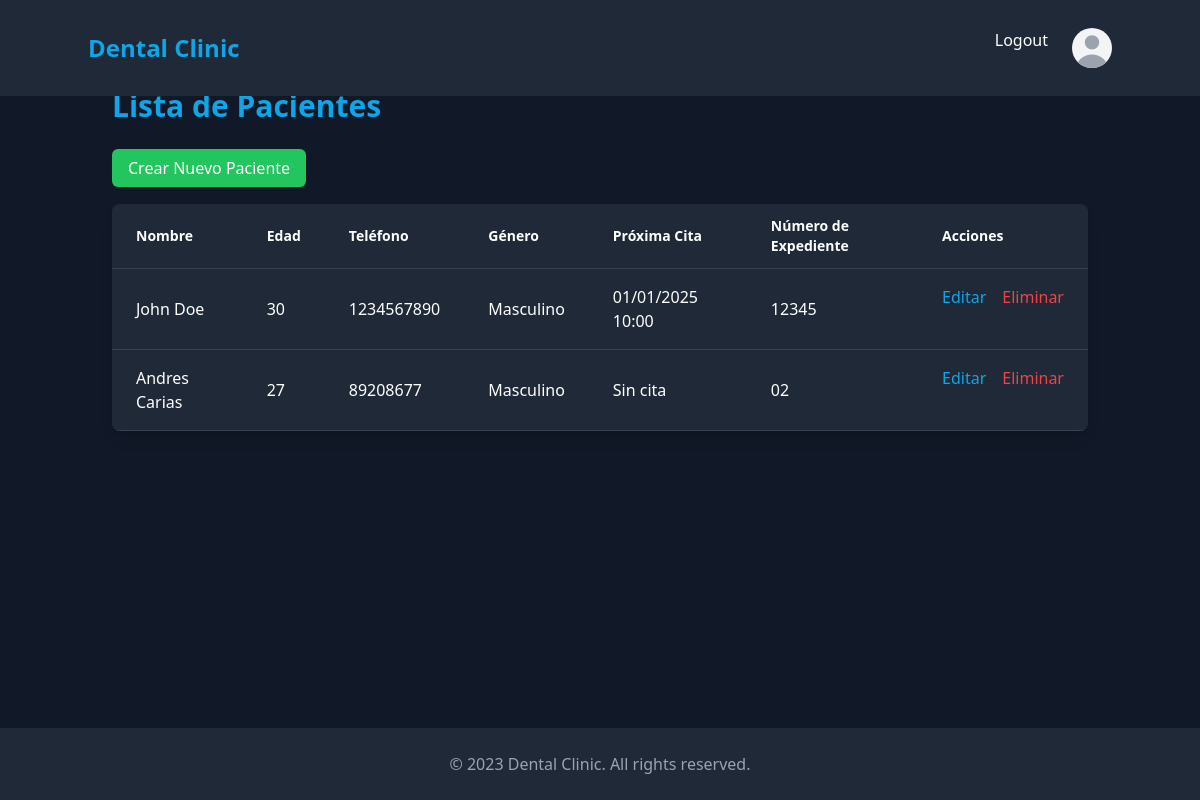
The app's page /patients/ (signed in), older data.
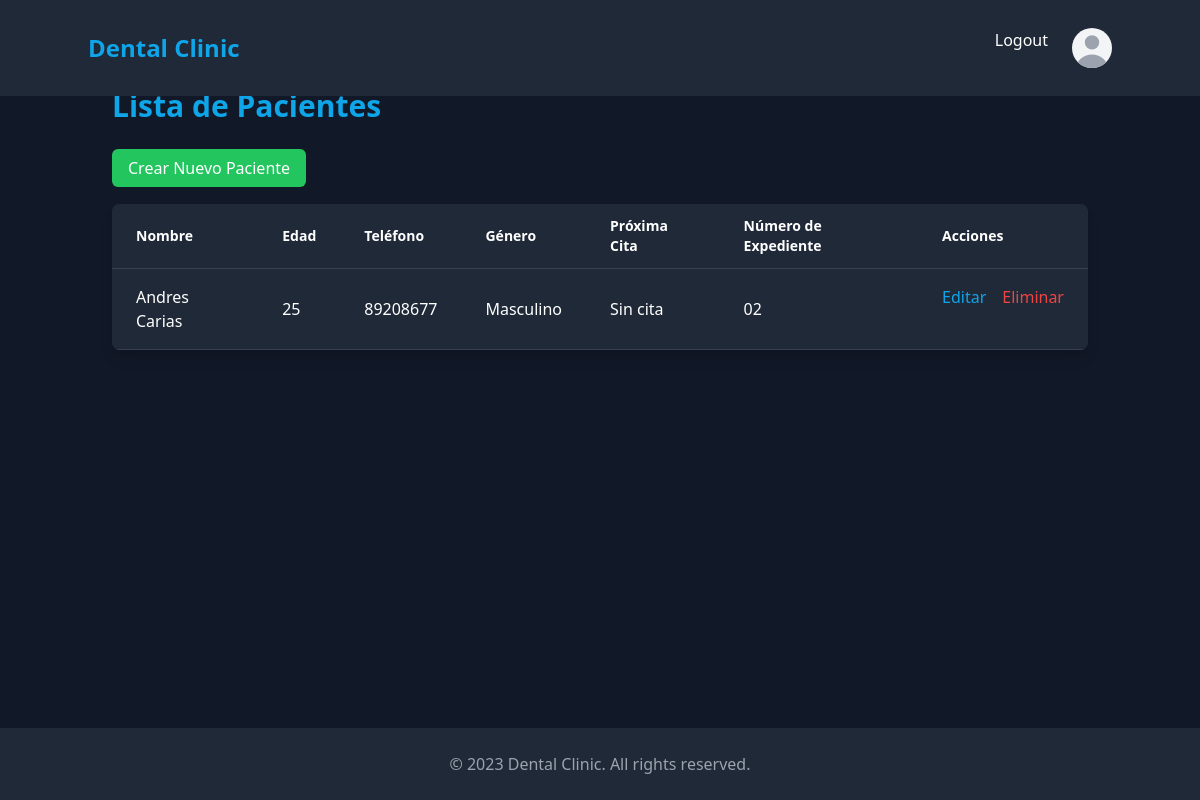
The same page, newer data.
### appointments/models.py (models this page shows, shortened)
class Patient(models.Model):
    name = models.CharField(max_length=100, verbose_name="Nombre Del Paciente")
    age = models.IntegerField(default=0, verbose_name="Edad", null=True, blank=True)
    email = models.EmailField(verbose_name="Correo Electrónico", null=True, blank=True)
    birth_date = models.DateField(verbose_name="Fecha De Nacimiento", null=True, blank=True)
    num_Expidiente = models.CharField(max_length=50, verbose_name="Número De Expediente", null=True, blank=True)
    identity_number = models.CharField(max_length=50, verbose_name="Número De Identidad", null=True, blank=True)
    gender = models.CharField(max_length=1, choices=[('F', 'Femenino'), ('M', 'Masculino')], verbose_name="Género", null=True, blank=True)
    phone = models.CharField(max_length=15, verbose_name="Teléfono", null=True, blank=True)
    next_appointment = models.DateTimeField(null=True, blank=True, verbose_name="Próxima Cita")
    dentist = models.ForeignKey(User, on_delete=models.CASCADE, verbose_name="Dentista")
    origin = models.CharField(max_length=100, verbose_name="Lugar De Procedencia", null=True, blank=True)
    neighborhood = models.CharField(max_length=100, verbose_name="Barrio / Colonia / Residencial", null=True, blank=True)
    responsible_name = models.CharField(max_length=100, verbose_name="Nombre Del Responsable", null=True, blank=True)
    relationship = models.CharField(max_length=50, verbose_name="Relación / Parentesco", null=True, blank=True)
    responsible_phone = models.CharField(max_length=15, verbose_name="Teléfono Del Responsable", null=True, blank=True)
    hospitalized_last_2_years = models.CharField(max_length=3, choices=[('yes', 'Sí'), ('no', 'No')], default='no', verbose_name="¿Ha sido hospitalizado en los últimos dos años?", null=True, blank=True)
    hospitalization_reason = models.CharField(max_length=200, blank=True, null=True, default='', verbose_name="¿Por qué?")
    under_medical_treatment = models.CharField(max_length=3, choices=[('yes', 'Sí'), ('no', 'No')], default='no', verbose_name="¿Está bajo tratamiento médico por enfermedad?", null=True, blank=True)
    medical_condition = models.CharField(max_length=200, blank=True, null=True, default='', verbose_name="¿Sí, qué enfermedad?")
    allergic_to_substances = models.CharField(max_length=3, choices=[('yes', 'Sí'), ('no', 'No')], default='no', verbose_name="¿Es alérgico a alguna sustancia, alimento o droga?", null=True, blank=True)
    allergies_detail = models.CharField(max_length=200, blank=True, null=True, default='', verbose_name="¿A qué?")
    regular_medications = models.CharField(max_length=200, blank=True, null=True, default='', verbose_name="¿Qué medicamentos consume habitualmente?")
    smokes = models.CharField(max_length=3, choices=[('yes', 'Sí'), ('no', 'No')], default='no', verbose_name="¿Fuma?", null=True, blank=True)
    cigarettes_per_day = models.IntegerField(blank=True, null=True, default=0, verbose_name="¿Cuántos al día?")
    drinks_alcohol = models.CharField(max_length=3, choices=[('yes', 'Sí'), ('no', 'No')], default='no', verbose_name="¿Toma alcohol?", null=True, blank=True)
    alcohol_amount = models.CharField(max_length=100, blank=True, null=True, default='', verbose_name="¿Cuánto?")
    is_pregnant = models.CharField(max_length=3, choices=[('yes', 'Sí'), ('no', 'No')], default='no', verbose_name="¿Está embarazada?", null=True, blank=True)
    pregnancy_months = models.IntegerField(blank=True, null=True, default=0, verbose_name="¿Cuántos meses?")
    CONDITIONS_CHOICES = [
        ('cardiac_problems', 'Problemas Cardiacos'),
        ('high_blood_pressure', 'Presión Sanguínea Alta'),
        ('low_blood_pressure', 'Presión Sanguínea Baja'),
        ('venereal_diseases', 'Enfermedades Venéreas'),
        ('hepatitis', 'Hepatitis'),
        ('stomach_ulcers', 'Úlceras Estomacales'),
        ('headaches', 'Dolor De Cabeza'),
        ('aids', 'Sida'),
        ('epilepsy', 'Epilepsia'),
        ('arthritis', 'Artritis'),
        ('diabetes', 'Diabetes'),
        ('nervous_issues', 'Alteraciones nerviosas'),
        ('sinusitis', 'Sinusitis'),
        ('other', 'Otras')
    ]
    ToothCondition =[
         ('S', 'S'),# ('S', 'Sano (S)'),
        ('A', 'A'), #('A', 'Amalgama (A)'),
        ('R', 'R'),#('R', 'Resina (R)'),
        ('C', 'C'),#('C', 'Caries (C)'),
        ('-', '-'),#('-', 'Ausente (-)'),
        ('X', 'X'),# ('X', 'Perdido (X)'),
        ('EI', 'EI'), #('EI', 'Extracción Indicada (EI)'),
        ('P', 'P'), #('P', 'Periodontopatias (P)'),
        ('E', 'E'), #('E', 'Endodoncia (E)'),
        ('PR', 'PR'), #('PR', 'Prótesis Removible (PR)'),
        ('I', 'I'), #('I', 'Incrustación (I)'),
        ('FR', 'FR'), #('FR', 'Fractura Dentaria (FR)'),
        ('S', 'S'), #('S', 'Sellantes (S)'),
        ('PP', 'PP'), #('PP', 'Pulpotomía (PP)'),
        ('PC', 'PC'), #('PC', 'Pulpectomia (PC)'),
    ]
    CONDITIONS_TYPE_CHOICES = [
        ('generalized', 'Generalizada'),
        ('localized', 'Localizada')
    ]
    conditions = MultiSelectField(choices=CONDITIONS_CHOICES, default='', verbose_name="Afecciones", null=True, blank=True)
    observations = models.TextField(blank=True, null=True, default='', verbose_name="Observaciones")
    attach_medical_report = models.CharField(max_length=3, choices=[('yes', 'Sí'), ('no', 'No')], default='no', verbose_name="Adjunta el informe médico", null=True, blank=True)
    difficulty_speaking = models.CharField(max_length=3, choices=[('yes', 'Sí'), ('no', 'No')], default='no', verbose_name="¿Tiene dificultad para hablar?", null=True, blank=True)
    difficulty_chewing = models.CharField(max_length=3, choices=[('yes', 'Sí'), ('no', 'No')], default='no', verbose_name="¿Para masticar?", null=True, blank=True)
    difficulty_opening_mouth = models.CharField(max_length=3, choices=[('yes', 'Sí'), ('no', 'No')], default='no', verbose_name="¿Para abrir la boca?", null=True, blank=True)
    difficulty_swallowing = models.CharField(max_length=3, choices=[('yes', 'Sí'), ('no', 'No')], default='no', verbose_name="¿Para tragar los alimentos?", null=True, blank=True)
    bleeding_gums = models.CharField(max_length=3, choices=[('yes', 'Sí'), ('no', 'No')], default='no', verbose_name="¿Le sangran las encías?", null=True, blank=True)
    tooth_mobility = models.CharField(max_length=3, choices=[('yes', 'Sí'), ('no', 'No')], default='no', verbose_name="¿Tiene movilidad en algún diente?", null=True, blank=True)
    pus_in_mouth = models.CharField(max_length=3, choices=[('yes', 'Sí'), ('no', 'No')], default='no', verbose_name="¿Le sale pus de algún lugar de la boca?", null=True, blank=True)
    pus_location = models.CharField(max_length=200, blank=True, null=True, default='', verbose_name="¿Dónde?")
    brushing_frequency = models.IntegerField(default=0, verbose_name="¿Cuántas veces al día se cepilla los dientes?", null=True, blank=True)
    oral_hygiene_status = models.CharField(max_length=10, choices=[('good', 'Buena'), ('regular', 'Regular'), ('poor', 'Mala')], default='good', verbose_name="¿Estado de la higiene bucal?", null=True, blank=True)
    tongue_condition = models.CharField(max_length=10, choices=[('abnormal', 'Anormal'), ('normal', 'Normal')], default='normal', verbose_name="Lengua", null=True, blank=True)
    lips_condition = models.CharField(max_length=10, choices=[('abnormal', 'Anormal'), ('normal', 'Normal')], default='normal', verbose_name="Labios", null=True, blank=True)
    cheeks_condition = models.CharField(max_length=10, choices=[('abnormal', 'Anormal'), ('normal', 'Normal')], default='normal', verbose_name="Carillos", null=True, blank=True)
    floor_of_mouth_condition = models.CharField(max_length=10, choices=[('abnormal', 'Anormal'), ('normal', 'Normal')], default='normal', verbose_name="Piso de la boca", null=True, blank=True)
    gingival_tissue_condition = models.CharField(max_length=10, choices=[('abnormal', 'Anormal'), ('normal', 'Normal')], default='normal', verbose_name="Tejido gingival – periodontal", null=True, blank=True)
    number_of_teeth = models.IntegerField(default=0, verbose_name="Cantidad de dientes presentes", null=True, blank=True)
    tartar_presence = models.CharField(max_length=3, choices=[('yes', 'Sí'), ('no', 'No')], default='no', verbose_name="Presencia de sarro", null=True, blank=True)
    periodontal_disease = models.CharField(max_length=3, choices=[('yes', 'Sí'), ('no', 'No')], default='no', verbose_name="Enfermedad periodontal", null=True, blank=True)
    periodontal_disease_location = models.CharField(max_length=200, blank=True, null=True, default='', verbose_name="¿Dónde? (si es localizada)")
    conditions_type = models.CharField(max_length=20, choices=CONDITIONS_TYPE_CHOICES, default='generalized', verbose_name="Tipo de afección", null=True, blank=True)
    tooth_1 = models.CharField(max_length=2, choices=ToothCondition, blank=True, null=True, verbose_name="Diente 1")
    tooth_2 = models.CharField(max_length=2, choices=ToothCondition, blank=True, null=True, verbose_name="Diente 2")
    tooth_3 = models.CharField(max_length=2, choices=ToothCondition, blank=True, null=True, verbose_name="Diente 3")
    tooth_4 = models.CharField(max_length=2, choices=ToothCondition, blank=True, null=True, verbose_name="Diente 4")
    tooth_5 = models.CharField(max_length=2, choices=ToothCondition, blank=True, null=True, verbose_name="Diente 5")
    tooth_6 = models.CharField(max_length=2, choices=ToothCondition, blank=True, null=True, verbose_name="Diente 6")
    tooth_7 = models.CharField(max_length=2, choices=ToothCondition, blank=True, null=True, verbose_name="Diente 7")
    tooth_8 = models.CharField(max_length=2, choices=ToothCondition, blank=True, null=True, verbose_name="Diente 8")
    tooth_9 = models.CharField(max_length=2, choices=ToothCondition, blank=True, null=True, verbose_name="Diente 9")
    tooth_10 = models.CharField(max_length=2, choices=ToothCondition, blank=True, null=True, verbose_name="Diente 10")
    tooth_11 = models.CharField(max_length=2, choices=ToothCondition, blank=True, null=True, verbose_name="Diente 11")
    tooth_12 = models.CharField(max_length=2, choices=ToothCondition, blank=True, null=True, verbose_name="Diente 12")
    tooth_13 = models.CharField(max_length=2, choices=ToothCondition, blank=True, null=True, verbose_name="Diente 13")
    tooth_14 = models.CharField(max_length=2, choices=ToothCondition, blank=True, null=True, verbose_name="Diente 14")
    tooth_15 = models.CharField(max_length=2, choices=ToothCondition, blank=True, null=True, verbose_name="Diente 15")
    tooth_16 = models.CharField(max_length=2, choices=ToothCondition, blank=True, null=True, verbose_name="Diente 16")
    tooth_17 = models.CharField(max_length=2, choices=ToothCondition, blank=True, null=True, verbose_name="Diente 17")
    tooth_18 = models.CharField(max_length=2, choices=ToothCondition, blank=True, null=True, verbose_name="Diente 18")
    tooth_19 = models.CharField(max_length=2, choices=ToothCondition, blank=True, null=True, verbose_name="Diente 19")
    tooth_20 = models.CharField(max_length=2, choices=ToothCondition, blank=True, null=True, verbose_name="Diente 20")
    tooth_21 = models.CharField(max_length=2, choices=ToothCondition, blank=True, null=True, verbose_name="Diente 21")
    tooth_22 = models.CharField(max_length=2, choices=ToothCondition, blank=True, null=True, verbose_name="Diente 22")
    tooth_23 = models.CharField(max_length=2, choices=ToothCondition, blank=True, null=True, verbose_name="Diente 23")
    tooth_24 = models.CharField(max_length=2, choices=ToothCondition, blank=True, null=True, verbose_name="Diente 24")
    tooth_25 = models.CharField(max_length=2, choices=ToothCondition, blank=True, null=True, verbose_name="Diente 25")
    tooth_26 = models.CharField(max_length=2, choices=ToothCondition, blank=True, null=True, verbose_name="Diente 26")
    tooth_27 = models.CharField(max_length=2, choices=ToothCondition, blank=True, null=True, verbose_name="Diente 27")
    tooth_28 = models.CharField(max_length=2, choices=ToothCondition, blank=True, null=True, verbose_name="Diente 28")
    tooth_29 = models.CharField(max_length=2, choices=ToothCondition, blank=True, null=True, verbose_name="Diente 29")
    tooth_30 = models.CharField(max_length=2, choices=ToothCondition, blank=True, null=True, verbose_name="Diente 30")
    tooth_31 = models.CharField(max_length=2, choices=ToothCondition, blank=True, null=True, verbose_name="Diente 31")
    tooth_32 = models.CharField(max_length=2, choices=ToothCondition, blank=True, null=True, verbose_name="Diente 32")
    diagnosis = models.TextField(default='', verbose_name="Diagnóstico", null=True, blank=True)
    treatment_plan = models.TextField(default='', verbose_name="Plan de Tratamiento", null=True, blank=True)

### appointments/views.py (the view)
# urls.py: path('patients/', views.patients_list, name='patients_list'),
@login_required
def patients_list(request):
    patients = Patient.objects.filter(dentist=request.user)
    return render(request, 'appointments/patients_list.html', {'patients': patients})

### appointments/templates/appointments/patients_list.html (shortened to what this page needs)
{% extends 'appointments/base.html' %}
{% block content %}
<div class="container mx-auto p-6">
    <h1 class="text-3xl font-bold text-dental-blue mb-8">Lista de Pacientes</h1>
    <div class="mb-6">
        <a href="{% url 'patient_create' %}" class="bg-dental-green text-white px-4 py-2 rounded-md hover:bg-dental-green/80 transition-colors">
            Crear Nuevo Paciente
        </a>
    </div>
    <div class="overflow-x-auto bg-gray-800 rounded-lg shadow-lg">
        <table class="min-w-full bg-gray-800 text-white">
            <thead>
                <tr class="border-b border-gray-700">
                    <th class="px-6 py-3 text-left text-sm font-semibold">Nombre</th>
                    <th class="px-6 py-3 text-left text-sm font-semibold">Edad</th>
                    <th class="px-6 py-3 text-left text-sm font-semibold">Teléfono</th>
                    <th class="px-6 py-3 text-left text-sm font-semibold">Género</th>
                    <th class="px-6 py-3 text-left text-sm font-semibold">Próxima Cita</th>
                    <th class="px-6 py-3 text-left text-sm font-semibold">Número de Expediente</th>
                    <th class="px-6 py-3 text-left text-sm font-semibold">Acciones</th>
                </tr>
            </thead>
            <tbody>
                {% for patient in patients %}
                <tr class="border-b border-gray-700 hover:bg-gray-700 transition-colors">
                    <td class="px-6 py-4">{{ patient.name }}</td>
                    <td class="px-6 py-4">{{ patient.age }}</td>
                    <td class="px-6 py-4">{{ patient.phone }}</td>
                    <td class="px-6 py-4">{{ patient.get_gender_display }}</td>
                    <td class="px-6 py-4">
                        {% if patient.next_appointment %}
                            {{ patient.next_appointment|date:"d/m/Y H:i" }}
                        {% else %}
                            Sin cita
                        {% endif %}
                    </td>
                    <td class="px-6 py-4">{{ patient.num_Expidiente }}</td>
                    <td class="px-6 py-4 flex space-x-4">
                        <a href="{% url 'patient_edit' patient.pk %}" class="text-dental-blue hover:text-dental-blue/80 transition-colors">
                            Editar
                        </a>
                        <a href="{% url 'patient_delete' patient.pk %}" class="text-red-500 hover:text-red-400 transition-colors">
                            Eliminar
                        </a>
                    </td>
                </tr>
                {% empty %}
                <tr>
                    <td colspan="7" class="px-6 py-4 text-center text-gray-400">No hay pacientes registrados.</td>
                </tr>
                {% endfor %}
            </tbody>
        </table>
    </div>
</div>
{% endblock %}

Row changes from the older to the newer data that the page shows:
removed Patient: name "John Doe", age "30", phone "1234567890", gender "Masculino", next_appointment "01/01/2025 10:00", num_Expidiente "12345"
changed Patient "Andres Carias": age "27" → "25"
